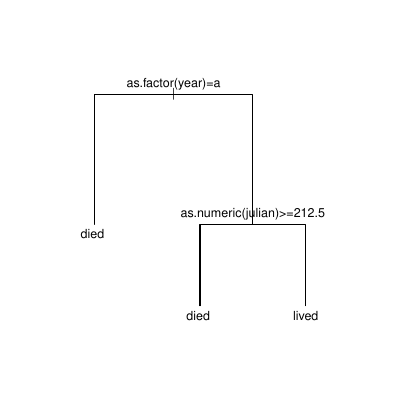

Here is the R script that generated this plot:
rm(list = ls())

library(pgirmess)
library(MASS)
library(rpart)

#import the data
survdata = read.csv("HPinitiation_survival.csv", na.strings="unknown")

#show data, display variable names, attach
names(survdata); attach(survdata)

sex=factor(sex, labels=c("m", "f")); is.factor(sex)
age=factor(age, labels=c("a", "j")); is.factor(age)
year=factor(year, labels=c("2004", "2005")); is.factor(year)
surv=factor(surv, labels=c("1", "0")); is.factor(surv)

####################################################
#                   MAKE TREES                     #
####################################################
## make the tree model
tree.1=rpart(lived_died~as.numeric(julian)+as.factor(age)+as.factor(year)+as.factor(sex), cp=0.0000000001, minsplit=10)

#print and plot the cp statistics to determine tree size (where xerror is minimized)
printcp(tree.1)
plotcp(tree.1)

#Display and plot tree details
tree.1
plot(tree.1, margin=.10)
text(tree.1)

#Prune the tree by using cp statistic
tree.1.pruned = prune.rpart(tree.1, cp=0.1)

#Display and plot pruned tree
tree.1.pruned
plot(tree.1.pruned)
text(tree.1.pruned)

#Save the pruned tree as a PDF
pdf(file="Figure_4.pdf", height=4, width=4)
par(mfrow = c(1, 1),mar=c(4,4,4,4)+0.2, pty = "m", cex=0.75)
plot(tree.1.pruned, margin=0.1); text(tree.1.pruned)
dev.off()

#calculate confusion matrix for pruned tree
(tt=table(actual=survdata$lived_died,predicted=predict(tree.1.pruned, type="class")))

#calculate the error rate for pruned tree
1-sum(diag(tt))/sum(tt)